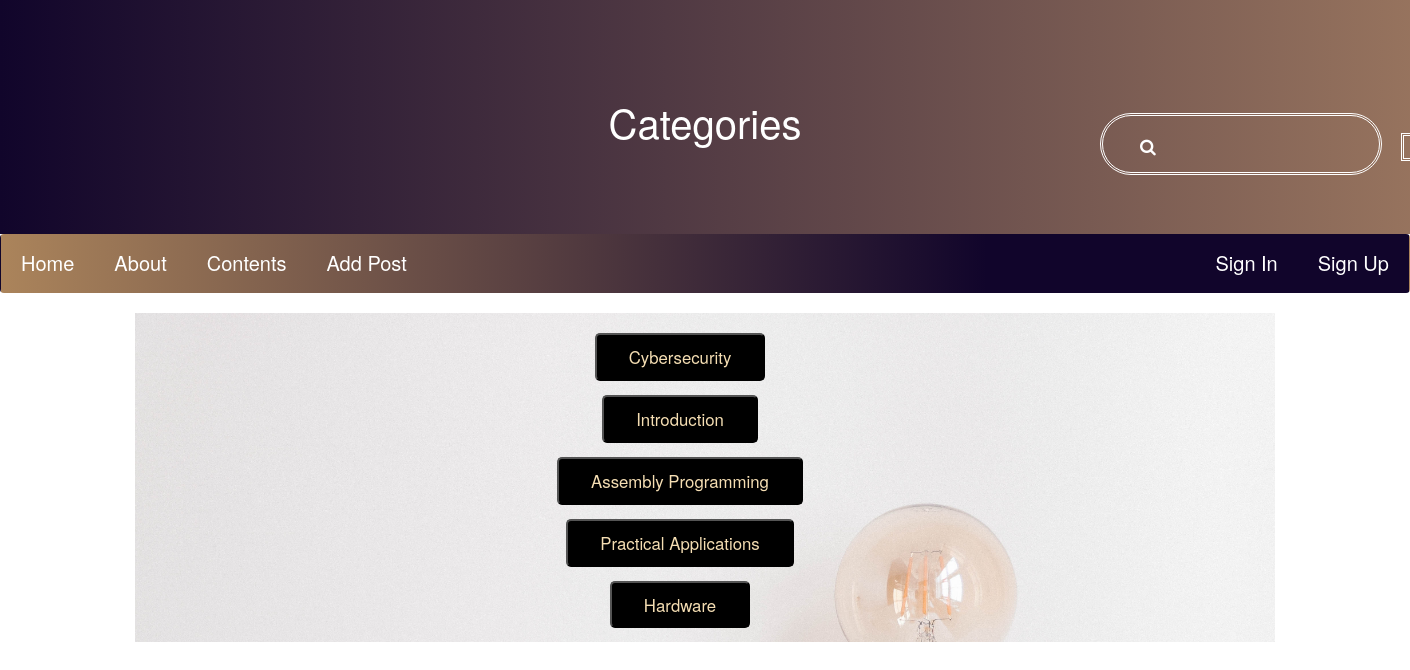
The app's page /topic_dis/ with its own data.
### blog/models.py (models this page shows, shortened)
class Post(models.Model):
    author = models.ForeignKey('auth.User', on_delete=models.CASCADE)
    title = models.CharField(max_length=200)
    topic = models.CharField(max_length=200)
    content = RichTextUploadingField(null=True)
    created_date = models.DateTimeField(default=timezone.now)
    published_date = models.DateTimeField(
            blank=True, null=True)

### blog/views.py (the view)
# urls.py: url(r'^topic_dis/$', views.topic_dis, name='topic_dis'),
def topic_dis(request):
    posts = Post.objects.filter()
    title = []
    for i in posts:
        title.append(i.topic)
    title = list(set(title))
    return render(request, 'blog/topic_dis.html', {'title':title})

### blog/templates/blog/topic_dis.html (shortened to what this page needs)
{% load static %}
<html>
<head>
        <link rel="stylesheet" href="https://maxcdn.bootstrapcdn.com/bootstrap/3.2.0/css/bootstrap.min.css">
        <link rel="stylesheet" href="https://maxcdn.bootstrapcdn.com/bootstrap/3.2.0/css/bootstrap-theme.min.css">
        <link rel="stylesheet" href="https://cdnjs.cloudflare.com/ajax/libs/font-awesome/4.7.0/css/font-awesome.min.css">
</head>
<body>
  <div class="header">
    <h1>Categories</h1>
  </div>
  <div class="navbar">
    <a href="{% url 'home' %}">Home</a>
    <a href="{% url 'about' %}">About</a>
    <a href="{% url 'content' %}">Contents</a>
    <a href="{% url 'post_new' %}">Add Post</a>
    {% if user.is_authenticated %}
    <a href="{% url 'log_out' %}" class="right">Log Out</a>
    {% else %}
    <a href="{% url 'signup' %}" class="right">Sign Up</a>
    <a href="{% url 'signin' %}" class="right">Sign In</a>
    {% endif %}
  </div>
  <header>
    <div class="search-area">
      <form action="/search_list/" method="POST">
            <i class="fa fa-search" aria-hidden="true"></i>
            <input type="text" name="word_search">
            <button type="submit" name="go" value="go" style="margin-top: 20px;color: white;background-color: transparent;border: 3px double white;">Go</button>
      </form>
    </div>
  </header>
    <div class="container">
      <div style="background-image: url('../../static/images/3.jpg'); opacity:1; background-size: cover;">
        <div class="content">
          <div class="row">
              <div class="col-md-8">
                <ol>
                  <br>
                {% for i in title %}
                    <div class="post">
                    <form action="/topic_list/" method="POST">
                    <center>
                    <button type="submit" name="topic_name" value=" {{ i }} " style="border-radius: 5px;background-color: #000000 ; color: wheat; padding: 10px 32px;font-size: larger;margin-left: 300px;">{{ i }}</button>
                    </center>
                    </form>
                    </div>
                {% endfor %}
              </ol>
              </div>
          </div>
        </div>
        </div>
</div>
</body>
</html>

### blog/templates/blog/topic_dis.html (style rules this page uses)
* { box-sizing: border-box; }
body { font-family: Arial, Helvetica, sans-serif; margin: 0; }
.header { padding: 80px; text-align: center; background: linear-gradient(to right, #11052b, #d9aa77 150%); color: white; }
header .search-area { display: inline-block; color: #ffffff; width: 25%; margin-top: -200px; margin-left: 1100px; }
header .search-area i { position: absolute; margin-left: 20px; margin-top: 25px; }
header .search-area input[type="text"] { background: transparent; border: none; font-size: 1.5rem; color: #ffffff; padding: 20px 30px 15px 25px; padding-left: 80px; font-weight: 100; width: 80%; transition: all 300ms ease-in-out; outline: none; border-style: double; border-radius: 40px; }
header .search-area .fa { color: #ffffff; padding-right: 60px; padding-left: 20px; font-size: 1.7rem; }
.header h1 { font-size: 40px; }
.navbar { background: linear-gradient(to right , #ab845b, #11052b 70%); font-size: 20px }
.navbar a { float: left; display: block; color: white; text-align: center; padding: 14px 20px; text-decoration: none; }
.navbar a.right { float: right; }

### records on screen
Post: title "Cybersecurity"
Post: title "Introduction"
Post: title "Assembly Programming"
Post: title "Practical Applications"
Post: title "Hardware"
